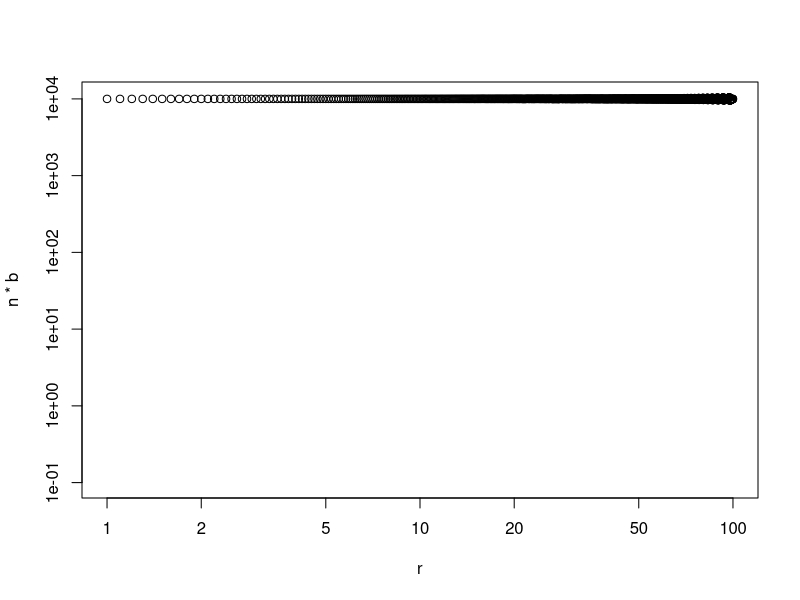
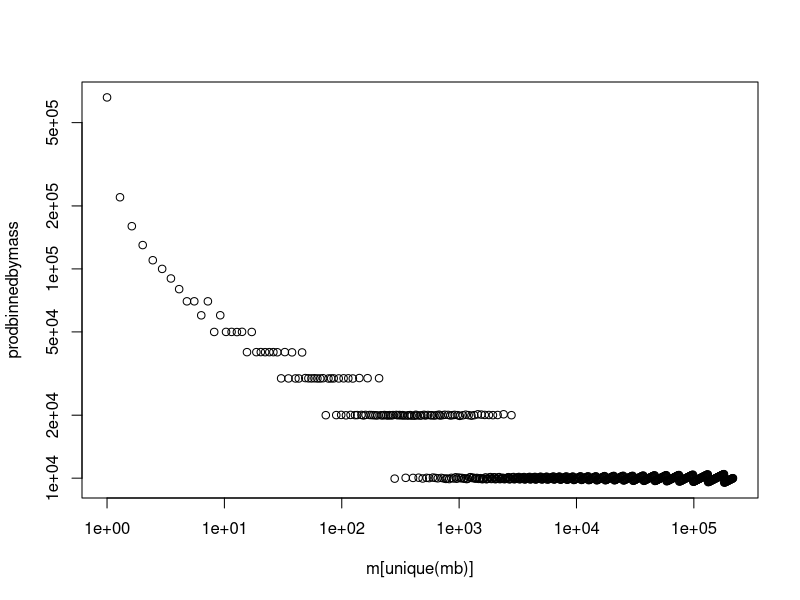

Here is the R script that generated these plots, in order:
# Mass & diameter energy equivalence with some simulated data

# Details of simulation
rmin <- 1
rmax <- 100
binwidth <- 0.1

# Constants
n0 <- 100000
b0 <- 0.1
k <- 1

r <- seq(from=rmin, to=rmax, by=binwidth)
n <- round(n0 * r^-2)
b <- b0 * r^2
m <- k * r^(8/3)

radii <- rep(r, n)
masses <- rep(m, n)
productions <- rep(b, n)

# Energy equivalence by radius
plot(r, n*b, ylim=c(0.1, max(n*b)), log='xy')

# Bin linearly by mass into 100 bins
masscuts <- seq(0, max(m), length.out=length(r) + 1)
masslower <- masscuts[-(length(r) + 1)]
massupper <- masscuts[-1]
massupper[length(r)] <- massupper[length(r)] + 1

mb <- rep(0, length(r))

for (i in 1:length(r)) {
  mb[i] <- which(m[i] >= masslower & m[i] < massupper)
}

mbfact <- as.numeric(factor(mb, labels=1:length(unique(mb))))

massbins <- rep(mbfact, n)
prodbinnedbymass <- tapply(productions, massbins, sum)

plot(m[unique(mb)], prodbinnedbymass, log='xy')
